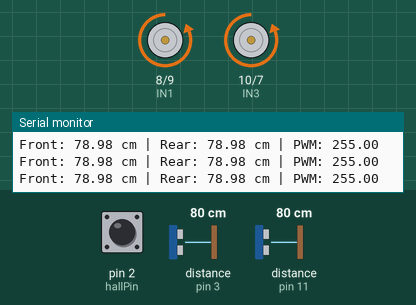
A sketch run on a simulated Arduino Uno, built with avr-gcc and run on an emulated ATmega328P. On the bench: motor-driver pin pairs drawn as motors (green arrow = first pin HIGH = forward, orange = second pin HIGH = backward, longer = more drive, scaled by the enable pin), the last lines printed to the serial monitor. Wiring (inferred from the names in the program): 2 × ultrasonic range finder: trigger pin 4, echo pin 3 / trigger pin 12, echo pin 11. The inputs (shaded band) are chosen by the test bench; at power-on: distance to the obstacle (sensors on pin 11, pin 3) 80 cm, pin 2 (hallPin) HIGH. The echo pulse lasts 58.3 µs per cm.

Above: at 1.2 s.
1.3 s: distance to the obstacle (sensor on pin 11) set to 65 cm
2.8 s: distance to the obstacle (sensor on pin 11) set to 58 cm
4.3 s: distance to the obstacle (sensor on pin 11) set to 47 cm
At 4.44 s:
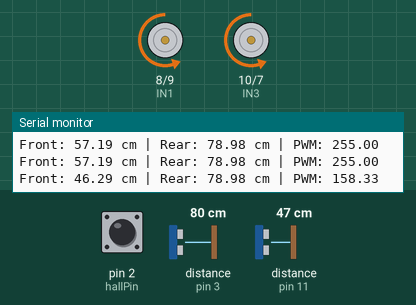
6.0 s: distance to the obstacle (sensor on pin 11) set to 35 cm
At 6.2 s:
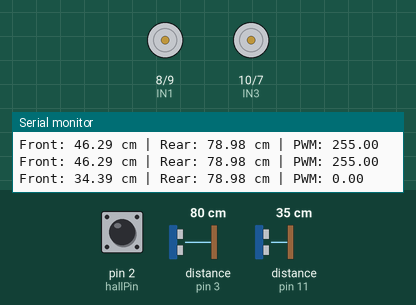
9.0 s: distance to the obstacle (sensor on pin 3) set to 2 cm
12.0 s: distance to the obstacle (sensor on pin 11) set to 9 cm
Timing chart, 0 to 14.5 s (numbered marks = the images above; inputs shaded):
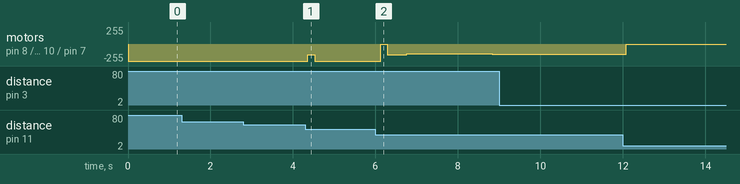

Measured:
- the behaviour switches between 50 and 49 cm on distance to the obstacle (sensor on pin 11) (found by bisection; images 0 and 1)
- after the input at 4.3 s, motor on pin 8 (IN1) / pin 9 (IN2), motor on pin 10 (IN3) / pin 7 (IN4): backward 255/255 → backward 158/255 after 0.06 s, → backward 255/255 0.16 s later
- after the input at 6.0 s, motor on pin 8 (IN1) / pin 9 (IN2), motor on pin 10 (IN3) / pin 7 (IN4): backward 255/255 → stopped after 0.12 s, → backward 158/255 0.16 s later, → backward 147/255 0.48 s later, → backward 148/255 0.64 s later, … (6 changes in this stretch)

The sketch:

Adaptive_Cruise_Control.ino
```cpp
#include <PID_v1.h>

// Motor driver pins (Left motors)
const int ENA = 5;
const int IN1 = 8;
const int IN2 = 9;

// Motor driver pins (Right motors)
const int ENB = 6;
const int IN3 = 10;
const int IN4 = 7;

// Ultrasonic Front
const int trigFront = 12;
const int echoFront = 11;

// Ultrasonic Rear
const int trigRear = 4;
const int echoRear = 3;

// Hall effect sensor
const int hallPin = 2;

volatile unsigned int pulseCount = 0;

// PID control
double setDistance = 30.0; // Target distance (in cm)
double currentDistance;
double motorSpeed;
double Kp = 20, Ki = 0.5, Kd = 2;
PID myPID(&currentDistance, &motorSpeed, &setDistance, Kp, Ki, Kd, REVERSE);

void setup() {
  Serial.begin(9600);

  // Motor pins
  pinMode(ENA, OUTPUT);
  pinMode(IN1, OUTPUT);
  pinMode(IN2, OUTPUT);
  pinMode(ENB, OUTPUT);
  pinMode(IN3, OUTPUT);
  pinMode(IN4, OUTPUT);

  // Ultrasonic pins
  pinMode(trigFront, OUTPUT);
  pinMode(echoFront, INPUT);
  pinMode(trigRear, OUTPUT);
  pinMode(echoRear, INPUT);

  // Hall effect sensor
  pinMode(hallPin, INPUT_PULLUP);
  attachInterrupt(digitalPinToInterrupt(hallPin), countPulse, RISING);

  myPID.SetMode(AUTOMATIC);
  myPID.SetOutputLimits(0, 255);
}

void loop() {
  double frontDistance = readUltrasonic(trigFront, echoFront);
  double rearDistance = readUltrasonic(trigRear, echoRear);
  currentDistance = frontDistance;

  myPID.Compute();

  // Clamp the motor speed to minimum operating range
  int driveSpeed = (motorSpeed < 60 && motorSpeed > 0) ? 60 : (int)motorSpeed;

  if (frontDistance < setDistance - 5) {
    // Too close, reverse if rear is clear
    if (rearDistance > 40) {
      moveReverse(driveSpeed);
    } else {
      stopMotors();
    }
  } else if (frontDistance > setDistance + 5) {
    moveForward(driveSpeed);
  } else {
    moveForward(driveSpeed);  // Maintain
  }

  // Debug
  Serial.print("Front: "); Serial.print(frontDistance);
  Serial.print(" cm | Rear: "); Serial.print(rearDistance);
  Serial.print(" cm | PWM: "); Serial.println(motorSpeed);

  delay(150);
}

double readUltrasonic(int trigPin, int echoPin) {
  digitalWrite(trigPin, LOW);
  delayMicroseconds(2);
  digitalWrite(trigPin, HIGH);
  delayMicroseconds(10);
  digitalWrite(trigPin, LOW);
  long duration = pulseIn(echoPin, HIGH, 30000); // timeout 30ms
  if (duration == 0) return 300.0;
  return duration * 0.034 / 2;
}

void moveForward(int speed) {
  digitalWrite(IN1, LOW); digitalWrite(IN2, HIGH);
  analogWrite(ENA, speed);

  digitalWrite(IN3, LOW); digitalWrite(IN4, HIGH);
  analogWrite(ENB, speed);
}

void moveReverse(int speed) {
  digitalWrite(IN1, HIGH); digitalWrite(IN2, LOW);
  analogWrite(ENA, speed);

  digitalWrite(IN3, HIGH); digitalWrite(IN4, LOW);
  analogWrite(ENB, speed);
}


void stopMotors() {
  analogWrite(ENA, 0);
  analogWrite(ENB, 0);
}

void countPulse() {
  pulseCount++;
}
```
